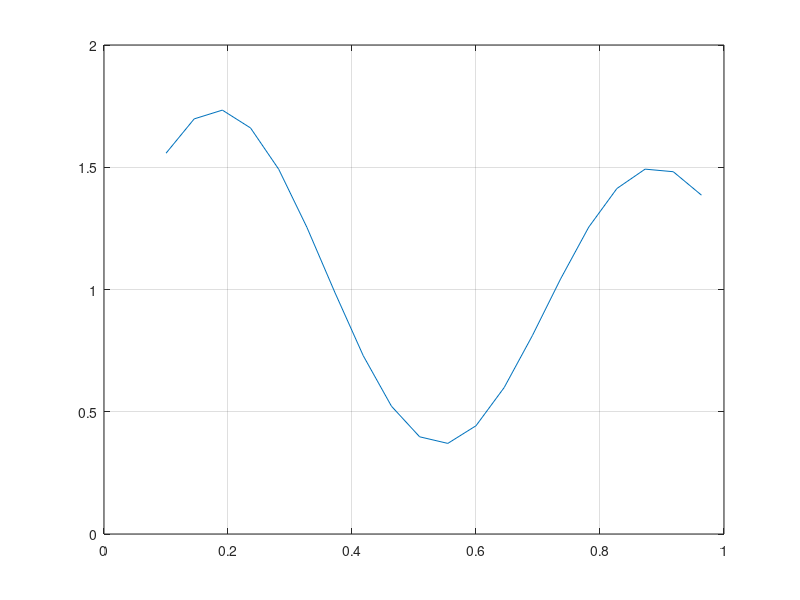

MATLAB code for this plot: (Note: this script raises an error after producing the figure.)
clc;
clear all;
close all;

% Duomenu mokymo paruosimas 
x = 0.1:1/22:1;
d = (1 + 0.6*sin(2*pi*x/0.7)) + 0.3*sin(2*pi*x)/2;
plot(x, d); % n
grid on; % n
hold on; % n

% Susigeneruojam rand vertes pagal isejimus w1, w2 and b
w1_1 = randn(1);
w2_1 = randn(1);
w3_1 = randn(1);
w4_1 = randn(1);

w1_2 = randn(1);
w2_2 = randn(1);
w3_2 = randn(1);
w4_2 = randn(1);

b1_1 = randn(1);
b2_1 = randn(1);
b3_1 = randn(1);
b4_1 = randn(1);

b1_2 = randn(1);

% Skaiciuojame pirmos sluoksnio isejimus (ja reiks 20 kartu prasukti)
% for index 1:20
%     v1.1=x(index)*w1.1+b1.1;
%     v2.1=x(index)*w2.1+b2.1;
%     v3.1=x(index)*w3.1+b3.1;
%     v4.1=x(index)*w4.1+b4.1;

%y=zeros(1:20);

for index=1:46
v1_1=x((index))*w1_1+b1_1;
v2_1=x((index))*w2_1+b2_1;
v3_1=x((index))*w3_1+b3_1;
v4_1=x((index))*w4_1+b4_1;

%Pritaikom aktyviaja funkcija
y1_1=1/(1+exp(-v1_1));
y2_1=1/(1+exp(-v2_1));
y3_1=1/(1+exp(-v3_1));
y4_1=1/(1+exp(-v4_1));

%Skaiciuojam antro sluoksnio isejimus
v=y1_1*w1_2+y2_1*w2_2+y3_1*w3_2+y4_1*w4_2;

y=v;

%Skaiciuojam klaida
e(index)=d(index)-y(index);

% Atnaujinimas 
eta=0.15;
w1_2=w1_2+eta*e(index)*y1_1;
w2_2=w2_2+eta*e(index)*y2_1;
w3_2=w3_2+eta*e(index)*y3_1;
w4_2=w4_2+eta*e(index)*y4_1;

b=b+eta*e(index)*1;

delta1=v1_1*(1-v1_1)*e(index)*w1_2;
delta2=v2_1*(1-v2_1)*e(index)*w2_2;
delta3=v3_1*(1-v3_1)*e(index)*w3_2;
delta4=v4_1*(1-v4_1)*e(index)*w4_2;

w1_1=w1_1*eta*delta1*x(index);
w2_1=w2_1*eta*delta2*x(index); % ar cia palikti w1_1????
w3_1=w3_1*eta*delta3*x(index);
w4_1=w4_1*eta*delta4*x(index);

b1=b1+eta*delta1;
b2=b2+eta*delta2;
b3=b3+eta*delta3;
b4=b4+eta*delta4;
end

%for
    %??????
%end
plot(x,y,'*');









